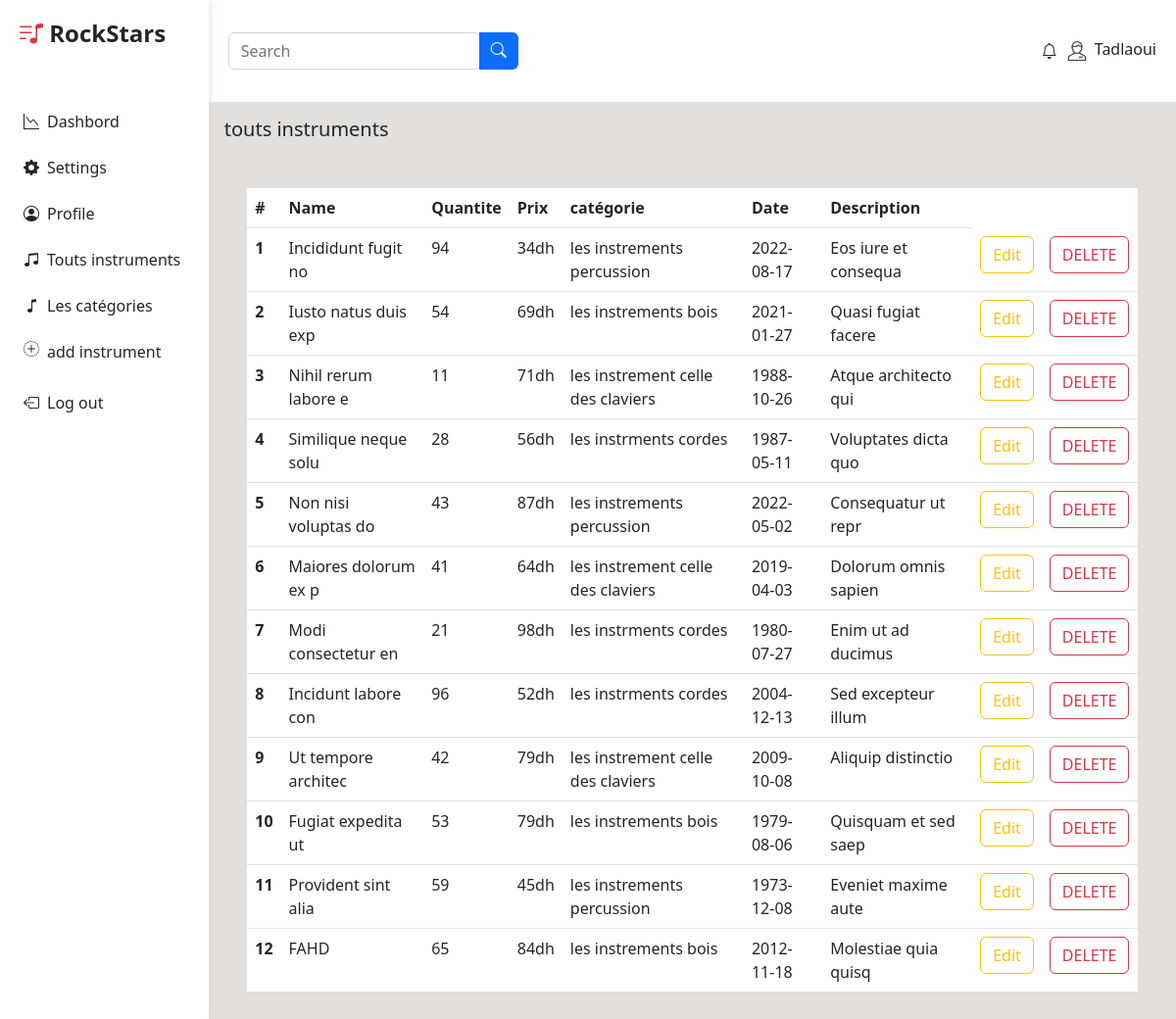
Screenshot of /toutsInstrument.php (signed in) with the database file from the repository.
### tables this page shows
CREATE TABLE `instrement` (
  `instrement_id` int(11) NOT NULL,
  `name` varchar(255) NOT NULL,
  `description` text NOT NULL,
  `date_time` date NOT NULL,
  `quantite` int(11) NOT NULL,
  `categoryId` int(11) NOT NULL,
  `prix` int(11) NOT NULL
);

CREATE TABLE `categorie` (
  `id` int(11) NOT NULL,
  `name` varchar(255) NOT NULL
);

### script.php (the view, shortened to what this page needs)
<?php
    include('include/database.php');
        function afficherTouts(){
            global $conn;
            $i=1;
            $Query="SELECT i.* ,c.name c_name FROM instrement i JOIN categorie c ON c.id = i.categoryId ";
            $result=mysqli_query($conn,$Query);
            while($row=mysqli_fetch_assoc($result)){
                echo "
                <tr>
                <th scope='row'>".$i++."</th>
                <td>". $row['name'] ."</td>
                <td>". $row['quantite'] ."</td>
                <td>". $row['prix'] ."dh</td>
                <td>". $row['c_name'] ."</td>
                <td>". $row['date_time'] ."</td>
                <td>". $row['description'] ."</td>
                <td><a href='creation.php?id=$row[instrement_id]'><button type='submit' name='Edit' class='btn btn-outline-warning' id='Edit-btn'>Edit</button></a></td>
                <td><a href='script.php?id=$row[instrement_id]&action=delete'><button type='submit' name='dele' class='btn btn-outline-danger' id='Edit-btn'>DELETE</button></a></td>
                </tr>
                ";
            }
        }
    ?>

### toutsInstrument.php (shortened to what this page needs)
<?php include('script.php');
?>
<!DOCTYPE html>
<html lang="en">
<head>
    <link href="https://cdn.jsdelivr.net/npm/bootstrap@5.2.2/dist/css/bootstrap.min.css" rel="stylesheet">
    <link rel="stylesheet" href="https://cdn.jsdelivr.net/npm/bootstrap-icons@1.9.1/font/bootstrap-icons.css">
    <link rel="stylesheet" href="styleee.css">
</head>
<body class="bg-">
    <div class="page d-flex ">
           <?php include 'include/sidebar.php' ?>
        <div class="content w-100 " style="background-color: rgb(226, 223, 220)">
            <?php include 'include/header.php'; ?>
            <h5 class="mb-5 ms-3 mt-3">
             touts instruments
            </h5>
            <div class=" w-100 d-flex justify-content-center">
                <?php include 'include/tableau.php' ?>
                <tbody>
                    <?php
                afficherTouts()
                    ?>
                </tbody>
                </table>
            </div>
        </div>
    </div>
</body>
</html>

### include/sidebar.php
<div class="sidebar bg-white position-relative" style="padding :20px;height:130vh;">
        <div class=" h4  position-relative"  style ="height:10vh;">
                <a href="principal.php"class="text-decoration-none text-dark">
                    <span class="navbar-logo text-danger "><i class="bi bi-music-note-list"></i></span>
                             <b class="name-logo ss">RockStars</b>
                </a>
        </div>
                    <ul  class="sidebar-list" style="font: size 15px;">
                        <li>
                            <a class=" d-flex align-items-center text-dark p-1 ss" style="border-radius 6px;" href="principal.php">
                                <i class="bi bi-graph-down me-2"></i>
                                <span class="ss">Dashbord</span>
                            </a>
                        </li>
                        <li>
                            <a class=" d-flex align-items-center  text-dark p-1" style="border-radius 6px;" href="principal.php">
                                <i class="bi bi-gear-fill me-2"></i>
                                <span class="ss">Settings</span>
                            </a>
                        </li>
                        <li>
                            <a class=" d-flex align-items-center  text-dark p-1" style="border-radius 6px;" href="principal.php">
                                <i class="bi bi-person-circle me-2"></i>
                                <span class="ss">Profile</span>
                            </a>
                        </li>
                        <li>
                            <a class=" d-flex align-items-center text-dark p-1" style="border-radius 6px;" href="toutsInstrument.php">
                            <i class="bi bi-music-note-beamed me-2"></i>
                                <span class="ss">Touts instruments </span>
                            </a>
                        </li>
                        <li>
                            <a class=" d-flex align-items-center text-dark p-1" style="border-radius 6px;" href="instrument.php">
                                <i class="bi bi-music-note me-2"></i>
                                <span class="ss">Les catégories</span>
                            </a>
                        </li>
                        <li>
                            <a class=" d-flex align-items-center text-dark p-1" style="border-radius 6px;" href="creation.php">
                                <i class="bi bi-plus-circle-dotted me-2 h6"></i>
                                <span class="ss pb-1">add instrument</span>
                            </a>
                        </li>
                    </ul>
                    <ul style=";font: size 15px;"  class="d-flex align-items-end" >
                            <a class="d-flex align-items-end text-dark p-1 "  style="border-radius 6px;" href="script.php?log=out">
                                <i class="bi bi-box-arrow-left me-2"></i>
                                <span class="ss">Log out</span>
                            </a>
                    </ul>
</div>

### include/header.php
<div class="headzz d-flex align-items-center justify-content-between" style ="padding :20px;">
        <div class="">
            <div class="input-group rounded">
                <input type="search" class="form-control rounded inpu" placeholder="Search" aria-label="Search" aria-describedby="search-addon" />
                <span class="input-group-text border-0 btn btn-primary search" id="search-addon">
                    <i class="bi bi-search"></i>
                </span>
            </div>
        </div>
        <div class ="d-flex">
            <span class="not" style="margin: 2px;">
                <i class="bi bi-bell me-2"></i>
            </span>
            <span class="immg d-flex ">
               <div class="me-2 "><img style="height:20px;width: 20px;" src="img/user-icon.png" alt=""></div>
                <?php
                echo $_SESSION['name'];
                ?>
            </span>
        </div>
</div>

### include/tableau.php
<table class="table bg-white "style="width: 92%;";>
  <thead >
    <tr>
      <th scope="col">#</th>
      <th scope="col">Name</th>
      <th scope="col">Quantite</th>
      <th scope="col">Prix</th>
      <th scope="col">catégorie</th>
      <th scope="col">Date</th>
      <th scope="col">Description</th></th>
    </tr>
  </thead>

### styleee.css (style rules this page uses)
* { box-sizing: border-box; margin: 0; padding: 0; }
body { margin: 0; padding: 0; }
a { text-decoration: none; }
ul { list-style: none; padding-left: 0rem; }
.sidebar { width: 250px; box-shadow: 0 0 10px #ddd; }
.sidebar ul li a { margin-bottom: 15px; }
.headzz { width: 100%; height: 10%; background-color: rgb(255, 255, 255); }

### rows the page displays
instrement: name "Incididunt fugit no", quantite "94", prix "34", categoryId.name "les instrements percussion", date_time "2022-08-17", description "Eos iure et consequa"
instrement: name "Iusto natus duis exp", quantite "54", prix "69", categoryId.name "les instrements bois", date_time "2021-01-27", description "Quasi fugiat facere"
instrement: name "Nihil rerum labore e", quantite "11", prix "71", categoryId.name "les instrement celle des claviers", date_time "1988-10-26", description "Atque architecto qui"
instrement: name "Similique neque solu", quantite "28", prix "56", categoryId.name "les instrments cordes", date_time "1987-05-11", description "Voluptates dicta quo"
instrement: name "Non nisi voluptas do", quantite "43", prix "87", categoryId.name "les instrements percussion", date_time "2022-05-02", description "Consequatur ut repr"
instrement: name "Maiores dolorum ex p", quantite "41", prix "64", categoryId.name "les instrement celle des claviers", date_time "2019-04-03", description "Dolorum omnis sapien"
instrement: name "Modi consectetur en", quantite "21", prix "98", categoryId.name "les instrments cordes", date_time "1980-07-27", description "Enim ut ad ducimus"
instrement: name "Incidunt labore con", quantite "96", prix "52", categoryId.name "les instrments cordes", date_time "2004-12-13", description "Sed excepteur illum"
instrement: name "Ut tempore architec", quantite "42", prix "79", categoryId.name "les instrement celle des claviers", date_time "2009-10-08", description "Aliquip distinctio"
instrement: name "Fugiat expedita ut", quantite "53", prix "79", categoryId.name "les instrements bois", date_time "1979-08-06", description "Quisquam et sed saep"
instrement: name "Provident sint alia", quantite "59", prix "45", categoryId.name "les instrements percussion", date_time "1973-12-08", description "Eveniet maxime aute"
instrement: name "FAHD", quantite "65", prix "84", categoryId.name "les instrements bois", date_time "2012-11-18", description "Molestiae quia quisq"

### other values shown
$_SESSION['name'] "Tadlaoui"
